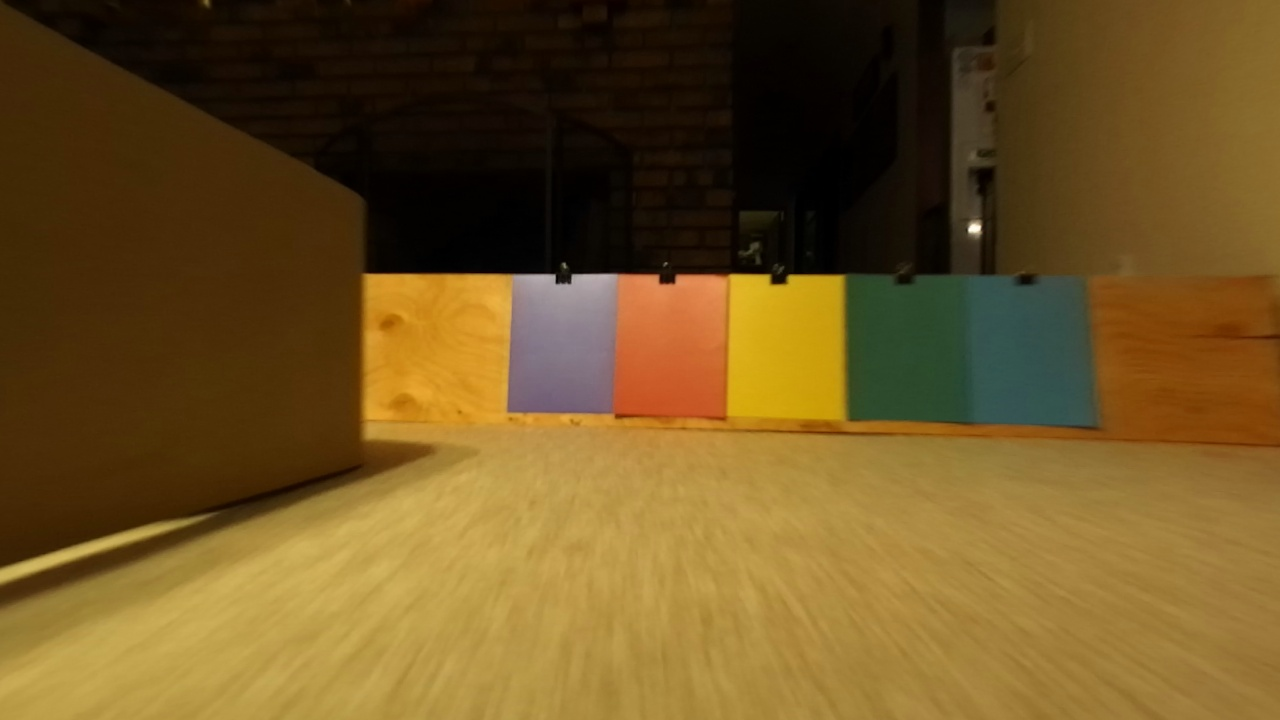
#> input picture red_light_green_light/scripts/blobs/frame0070.jpg, 1280 x 720 px
$ python findcolors.py
#> lines starting #> are read from the running program, lines starting #| are printed output that depends on the picture; after the words box and inside, x2 and y2 are one past the last pixel; in counts of white or black regions, pixels touching at a corner belong together
#!/usr/bin/env python

import numpy as np
import matplotlib.pyplot as plt
import cv2

rgb = cv2.imread("frame0070.jpg")
#> rgb is the input picture: shape (720, 1280, 3); mean B, G, R 35, 83.4, 110.1
hsv = cv2.cvtColor(rgb, cv2.COLOR_BGR2HSV)
#> hsv: shape (720, 1280, 3); mean H, S, V 21.9, 187.7, 111.1

red_mask = cv2.inRange(hsv, np.array([0, 0, 0]), np.array([20, 255, 255]))
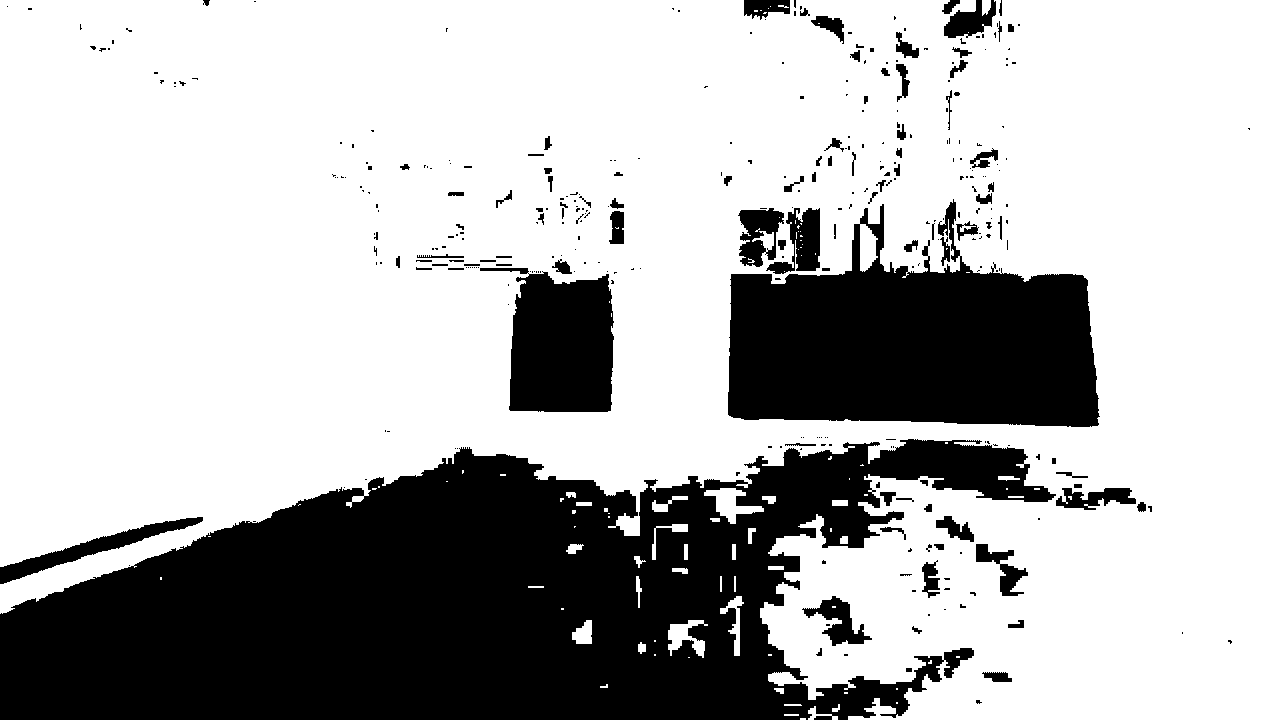
#> red_mask: shape (720, 1280); 70.9% white; 345 black regions (245 under 20 px), largest, box (x1, y1, x2, y2) and area: (0, 439, 1056, 720) 179893, (728, 199, 1100, 427) 55620, (480, 268, 614, 412) 13319
green_mask = cv2.inRange(hsv, np.array([60, 0, 0]), np.array([90, 255, 255]))
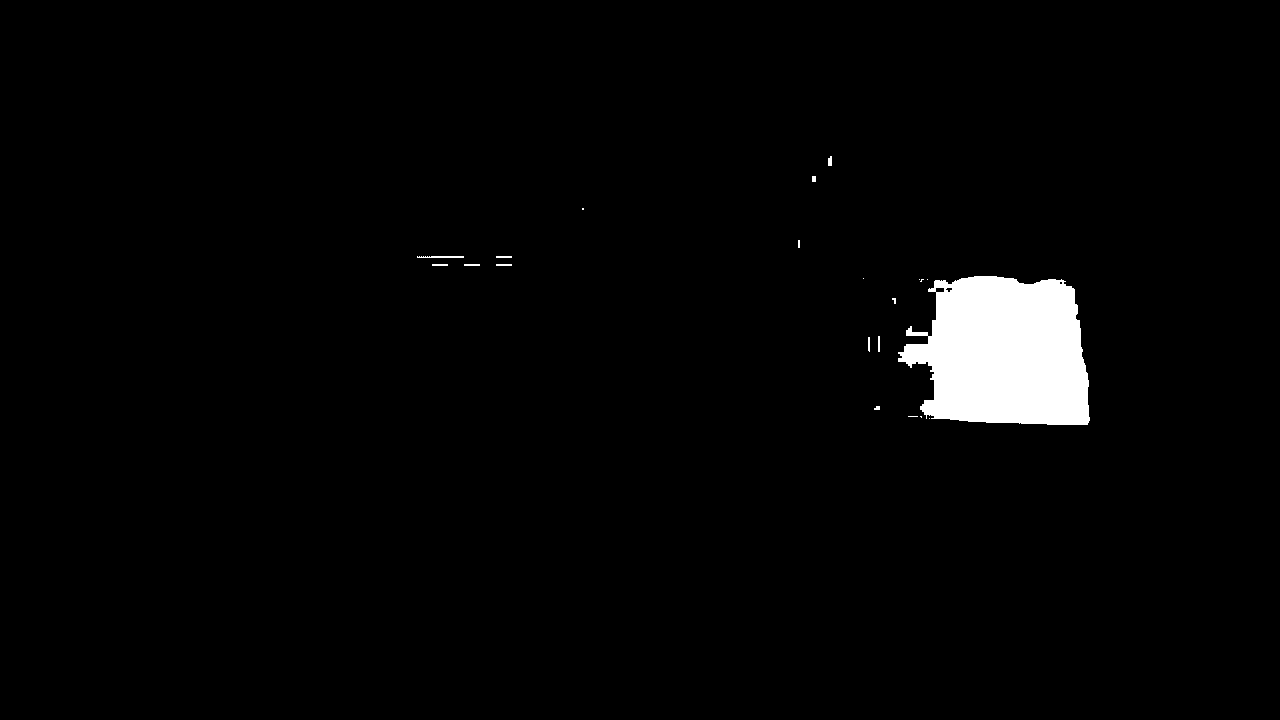
#> green_mask: shape (720, 1280); 2.5% white; 21 white regions (10 under 20 px), largest, box (x1, y1, x2, y2) and area: (898, 276, 1090, 425) 22239, (417, 256, 464, 258) 87, (828, 156, 832, 166) 36

red_only = cv2.bitwise_and(rgb, rgb, mask=red_mask)
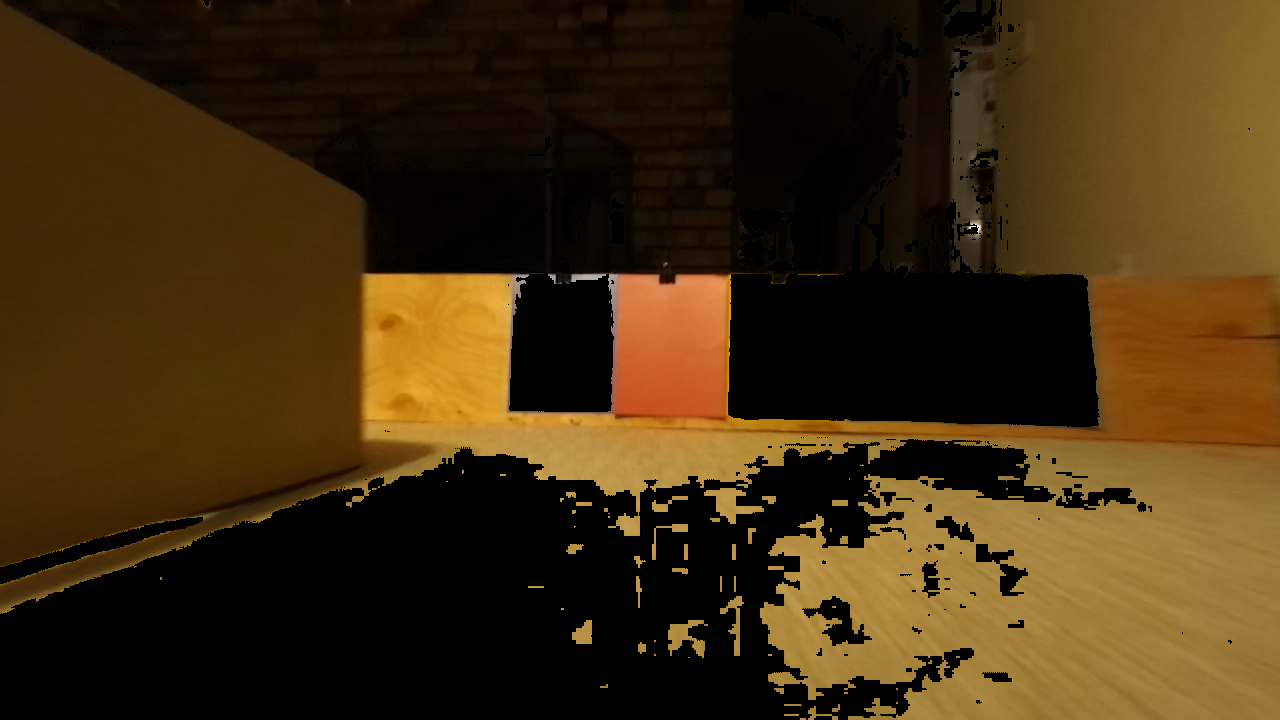
#> red_only: shape (720, 1280, 3); mean B, G, R 16, 44.7, 64.8
green_only = cv2.bitwise_and(rgb, rgb, mask=green_mask)
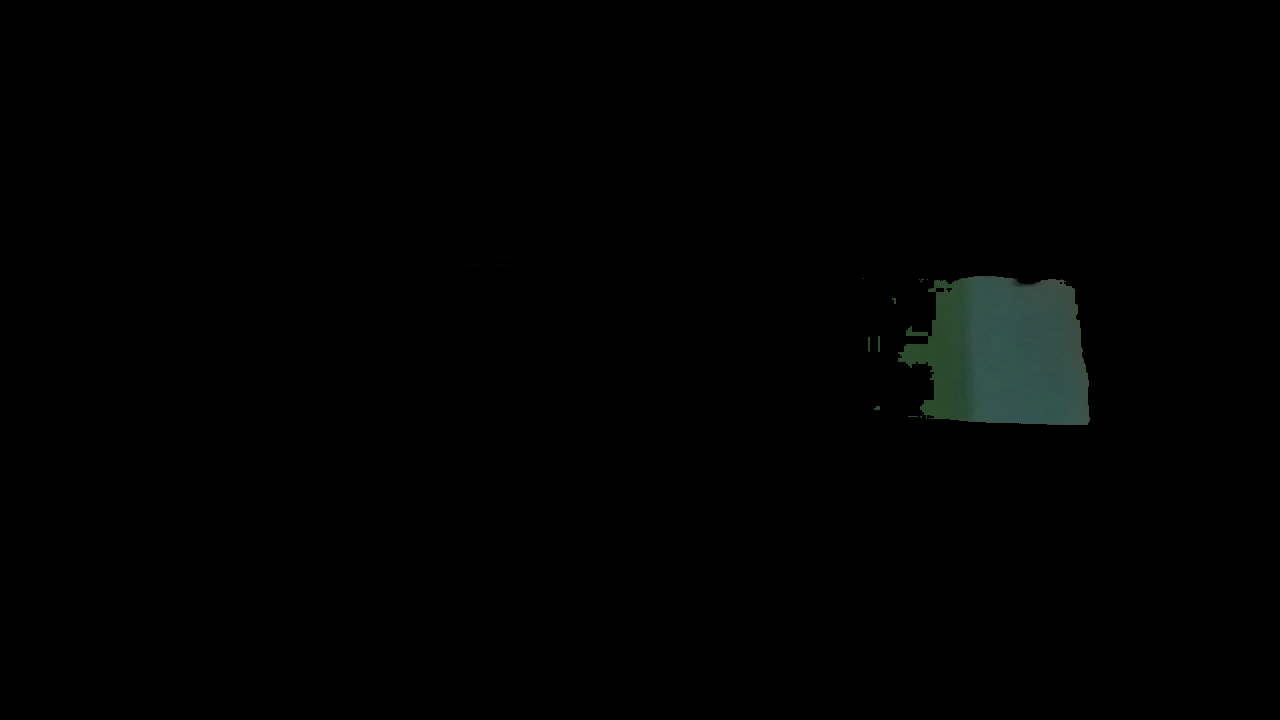
#> green_only: shape (720, 1280, 3); mean B, G, R 1.6, 1.9, 1.2

cv2.imshow("red only", red_only)
#cv2.imshow("green only", green_only)
cv2.waitKey(5000)
